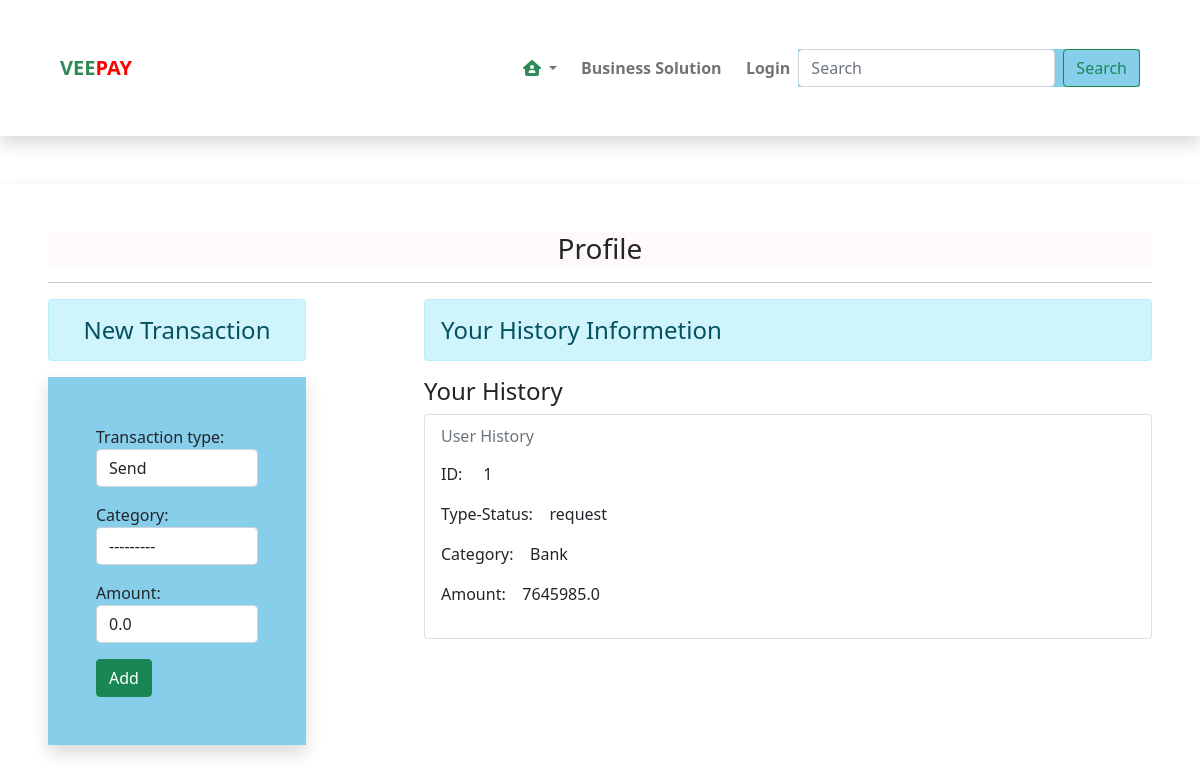
/transaction/, run on the app's committed database.
### enroll/models.py (models this page shows, shortened)
class Transaction(models.Model):
    transaction_id = models.AutoField(primary_key=True)
    user=models.ForeignKey(User, on_delete=models.CASCADE ,null=True ,blank=True )
    transaction_type = models.CharField(max_length=45, choices=Transaction_Type, default='')
    category = models.CharField(max_length=45, choices=Categories)
    amount = models.FloatField(default=0.00)

### enroll/views.py (the view, shortened to what this page needs)
# urls.py: path('transaction/',Transaction_User_Form.as_view(), name='transaction'),
class Transaction_User_Form(View):
  def get(self , request):
    form=TransactionForm()
    history=Transaction.objects.all()
    return render(request , 'transaction.html' ,{'form':form, 'history':history})

### enroll/forms.py
class TransactionForm(forms.ModelForm):
    class Meta:
        model=Transaction
        fields=('transaction_type' , 'category' , 'amount')
        widgets={
            'transaction_type':forms.Select(attrs={'class':'form-control', 'placeholder':'Enter the Transaction Type', 'required':'required'}),
            'category':forms.Select(attrs={'class':'form-control', 'placeholder':'Enter the category', 'required':'required'}),
            'amount':forms.NumberInput(attrs={'class':'form-control', 'placeholder':'Enter the amount', 'required':'required'}),
        }

### templates/transaction.html (shortened to what this page needs)
{%  extends 'base.html' %}
{% load static %}
{% block content %}
<div class="container-fluid mt-5 shadow p-5">
        <h3 class="text-center">Profile </h3>
        <hr>
<div class="row">
    <div class="col-sm-3">
        <h4 class="text-center alert alert-info"> New Transaction</h4>
<form action="" method="POST" class="shadow p-5">
    {{form.as_p}}
    <input type="submit" class="btn btn-success" value="Add">
</form>
    </div>
  <div class="col-sm-8 offset-1">
      <h4 class="text-cenetr alert alert-info">Your History Informetion</h4>
      <h4>Your History</h4>
      <div class="card" style="width: auto; height: auto;">
        <div class="card-body">
          <h6 class="card-subtitle mb-2 text-muted">User History</h6>
          <p class="card-text">
            <tbody>
                {% if history %}
                {% for stu in history %}
                <tr>
                    <p>ID: &nbsp &nbsp {{forloop.counter}}</p>
                    <p>Type-Status:&nbsp &nbsp {{stu.transaction_type}}</p>
                    <p>Category:&nbsp &nbsp {{stu.category}}</p>
                    <p>Amount:&nbsp &nbsp {{stu.amount}}</p>
                </tr>
                {% endfor %}
                {% else %}
                <h4 class="text-cenetr alert alert-warning">No Records Found</h4>
                {% endif %}
            </tbody>
        </p>
        </div>
      </div>
  </div>
</div>
</div>
{% endblock %}

### templates/transaction.html (style rules this page uses)
h3 { background-color: snow; }
form { background-color:skyblue; }

### data on the page
Transaction: transaction_type "request", category "Bank", amount "7645985.0"
